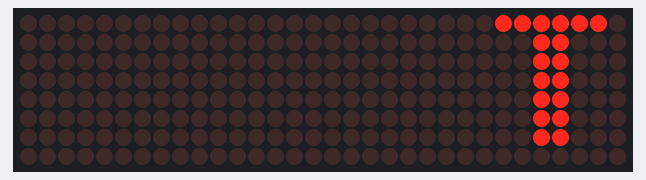
Bench run of a program on a simulated ESP8266 board running MicroPython. On the bench: 32×8 LED matrix. Library files of the repository ran but are not shown: max7219.py. At 14.6 s the program stops and its outputs stay as they are.

Above: at 0.5 s.
At 2.08 s:
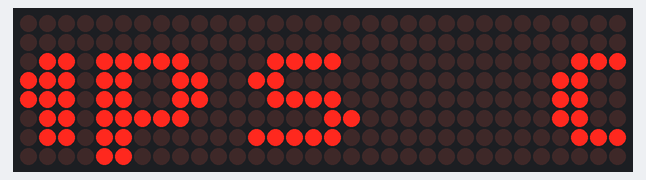
At 3.66 s:
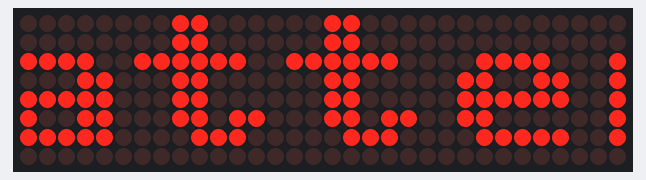
At 6.81 s:
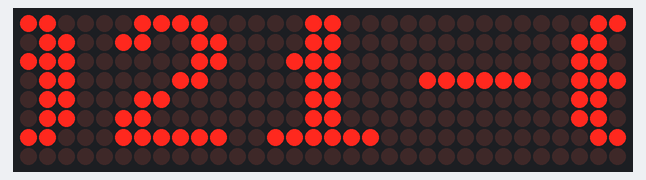
At 9.97 s:
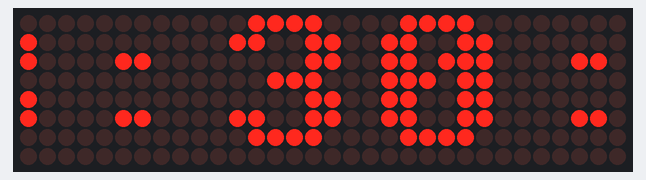
At 13.12 s:
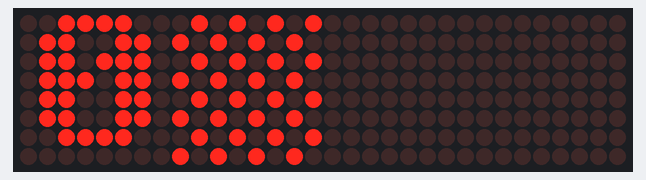

The program:

main.py
```python
from machine import Pin, SPI
import max7219
slt = open('tempsDattente.txt', 'r').read()
spi = SPI(1, baudrate=96000)


# display = max7219.Max7219(width, height, spi, cs, rotate)
  # width = total width of display in pixels
  # height = total height of display in pixels
  # spi = SPI bus
  # cs = cs (Chip Select) pin on ESP8266
  # rotate = rotate display 180 degrees (Optional; default = True)
display = max7219.Max7219(32, 8, spi, Pin(15))

display.show()
# display.marquee(msg_to_display)
display.marquee(slt)
```
